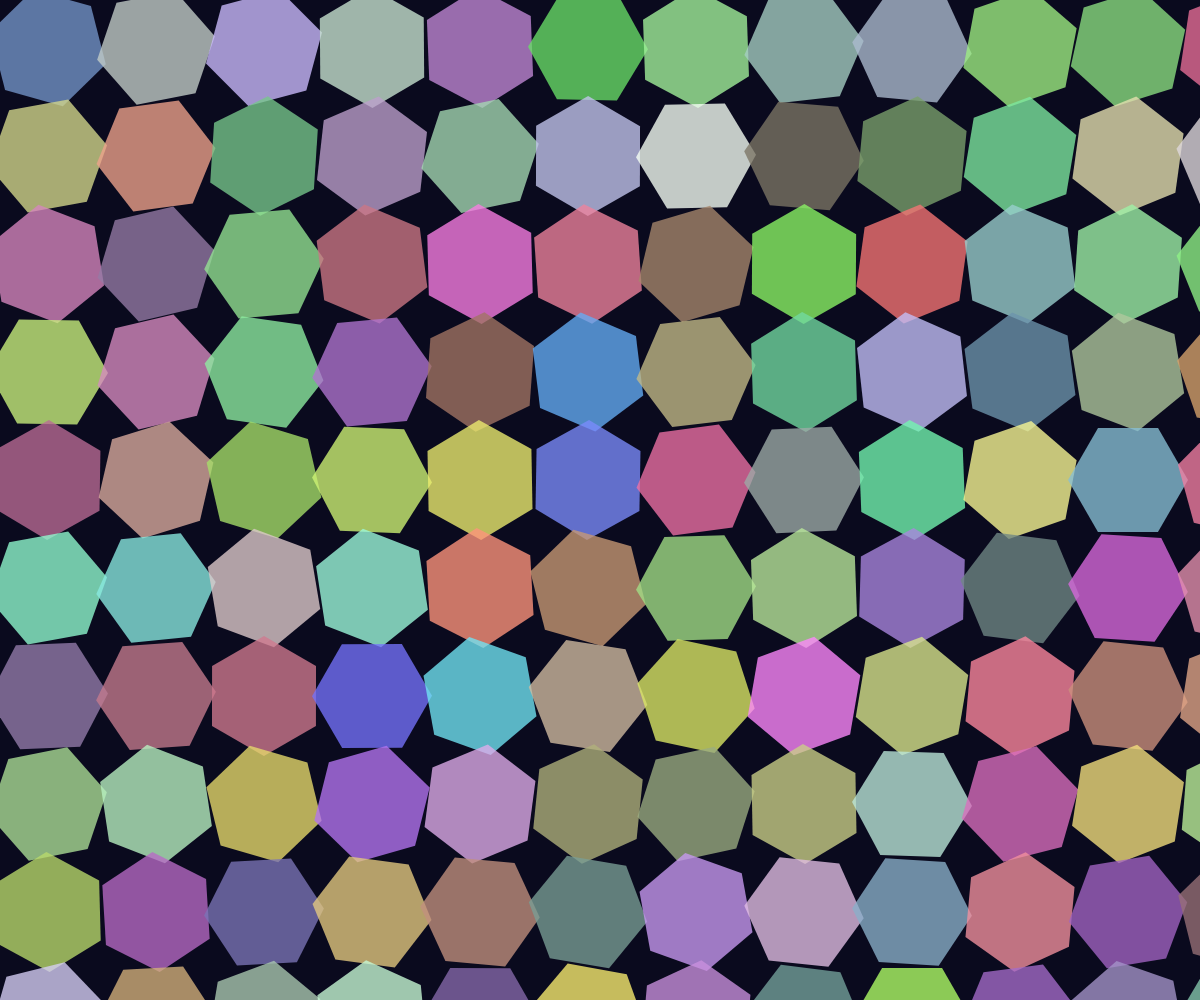
Frame 1 (no input)
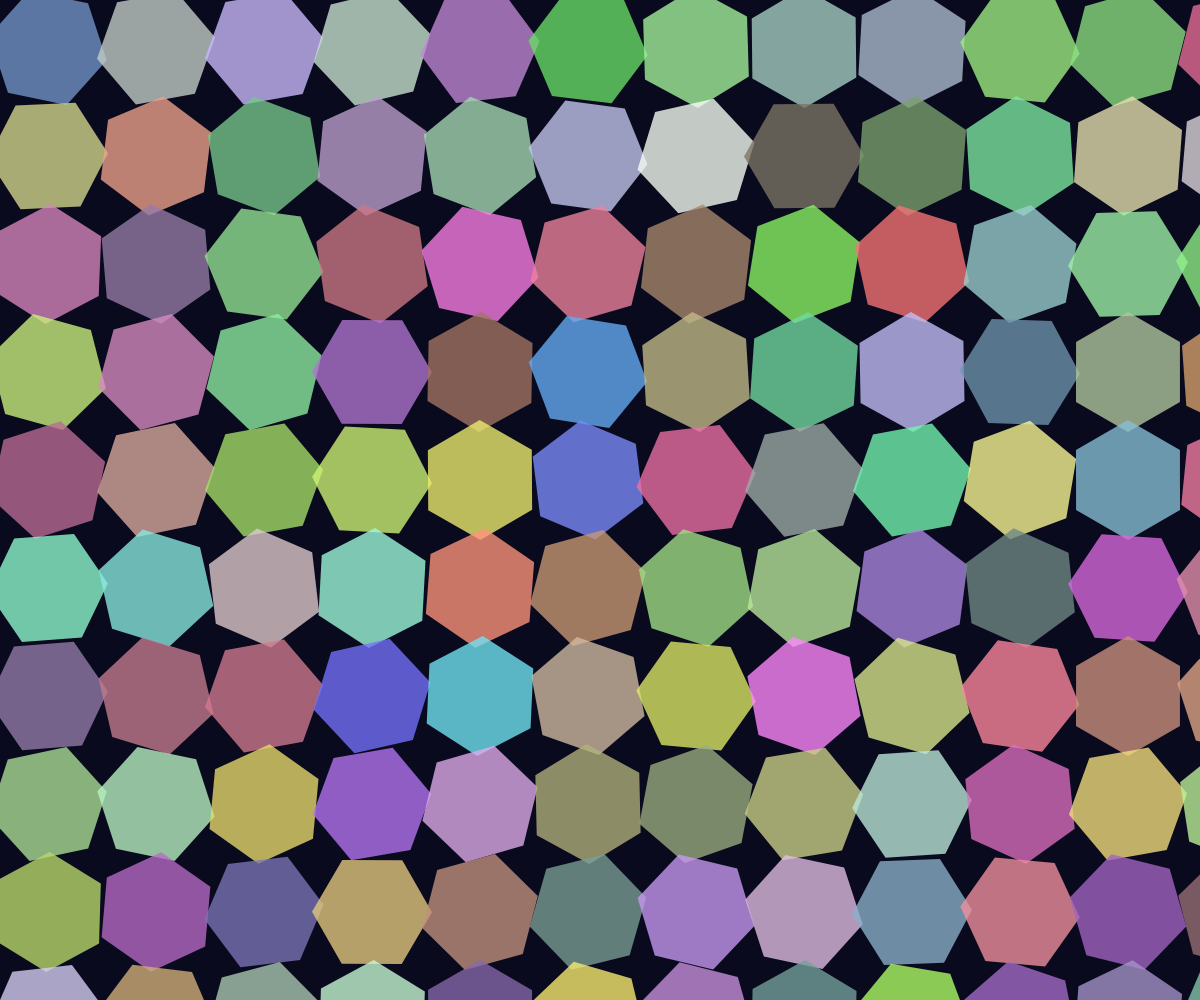
Frame 60 (no input)
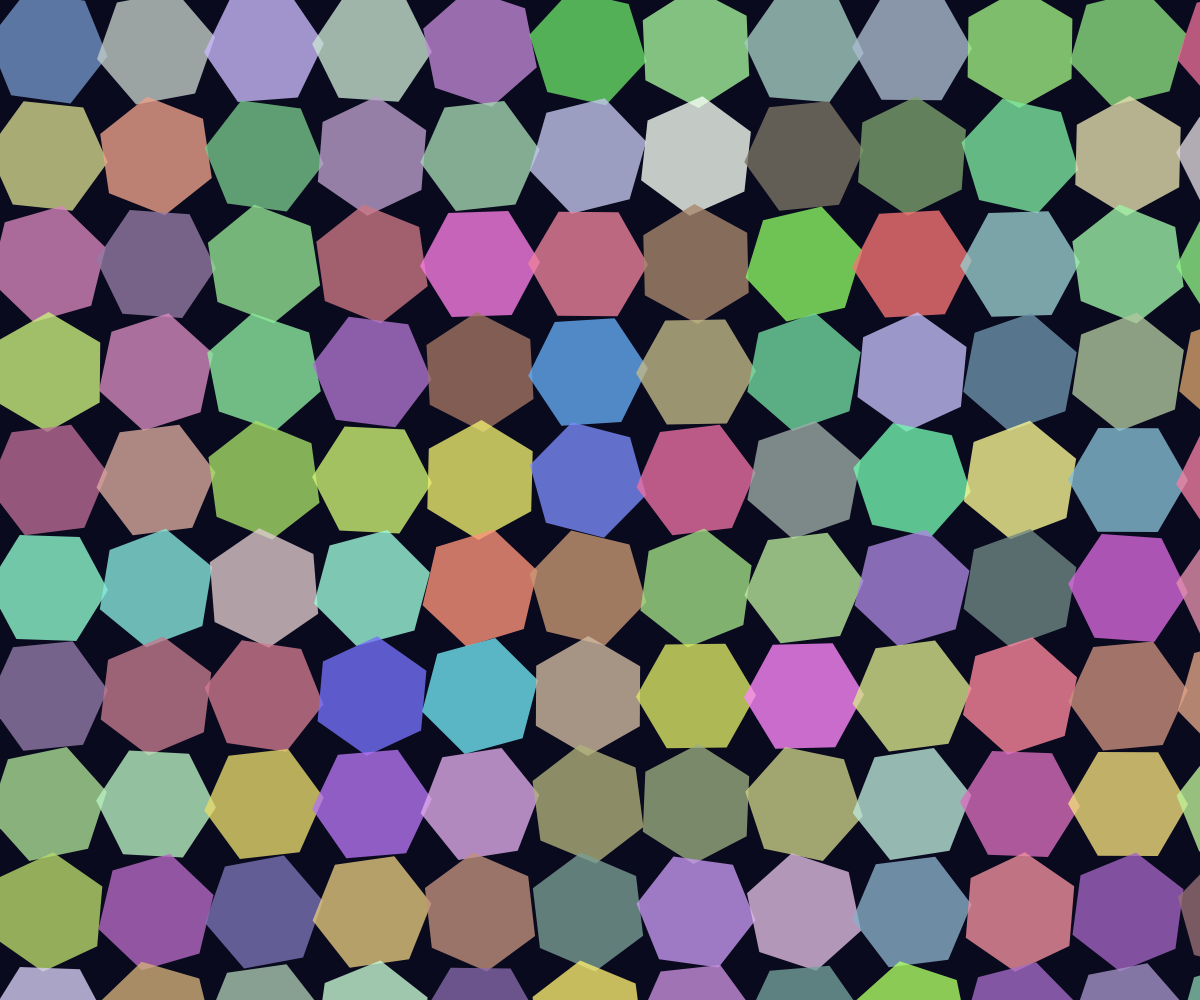
Frame 120 (the mouse pressed at the canvas centre since frame 60)

The p5.js sketch that drew these frames (run headless with seeded random() and noise() and a simulated clock; from frame 60 on, the mouse is pressed at the canvas centre):

// p5.js sketch
// ── sketch.js
let hexagons = [];

function setup() {
  createCanvas(windowWidth, windowHeight);
  noStroke();
  
  // Initialize hexagons in a grid pattern
  let hexSize = 60;
  for (let y = -hexSize; y < height + hexSize; y += hexSize * 1.8) {
    for (let x = -hexSize; x < width + hexSize; x += hexSize * 1.8) {
      // Offset every other row
      if ((y / (hexSize * 1.8)) % 2 === 0) {
        x += hexSize * 0.9;
      }
      
      hexagons.push({
        x: x,
        y: y,
        size: hexSize,
        rotation: random(TWO_PI),
        rotationSpeed: random(-0.02, 0.02),
        color: color(random(100, 255), random(100, 255), random(100, 255), 200)
      });
    }
  }
}

function draw() {
  background(10, 10, 30);
  
  // Update and display each hexagon
  for (let hex of hexagons) {
    hex.rotation += hex.rotationSpeed;
    
    push();
    translate(hex.x, hex.y);
    rotate(hex.rotation);
    
    fill(hex.color);
    drawHexagon(hex.size);
    
    pop();
  }
}

function drawHexagon(size) {
  beginShape();
  for (let i = 0; i < 6; i++) {
    let angle = TWO_PI / 6 * i;
    let x = cos(angle) * size;
    let y = sin(angle) * size;
    vertex(x, y);
  }
  endShape(CLOSE);
}

function windowResized() {
  resizeCanvas(windowWidth, windowHeight);
}
